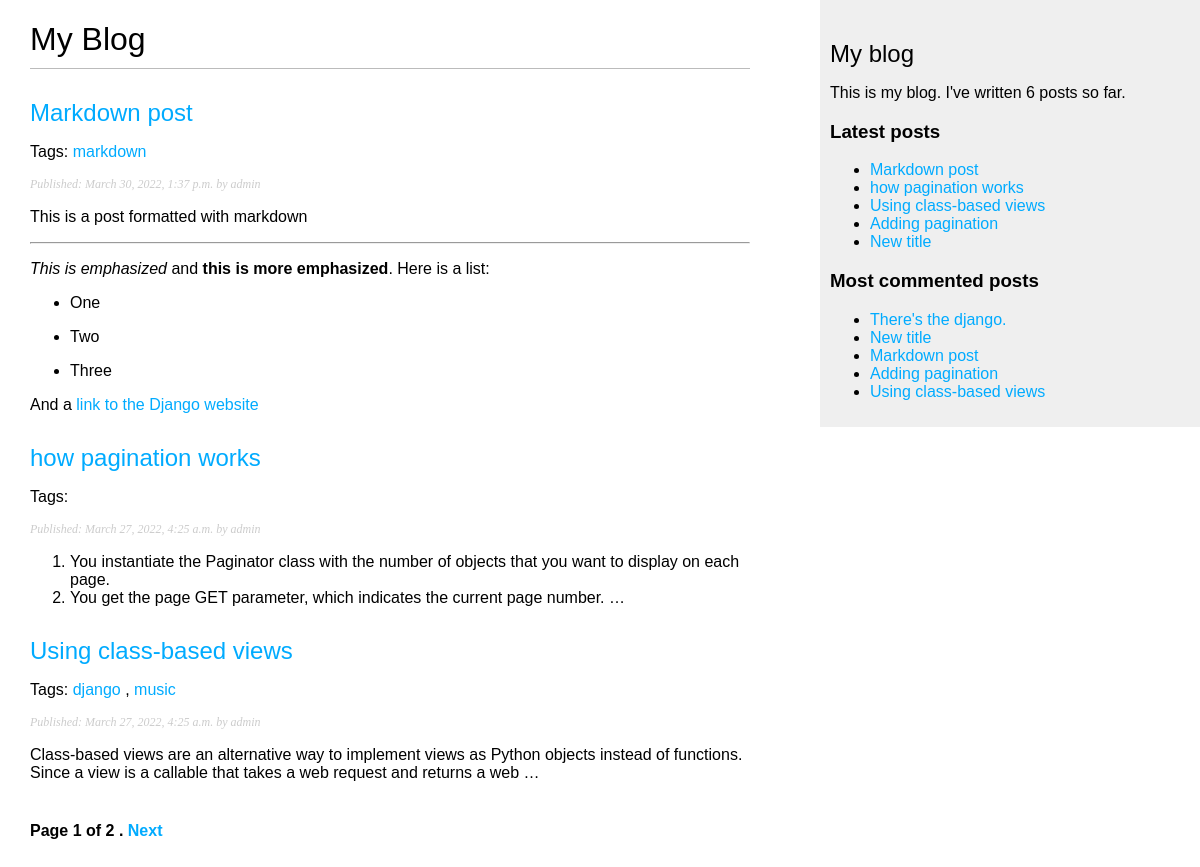
Screenshot of /blog/ with the database file from the repository.
### blog/models.py (models this page shows, shortened)
class Post(models.Model):
    STATUS_CHOICES = (
        ('draft', 'Draft'),
        ('published', 'Published')
    )
    title = models.CharField(max_length=250)
    slug = models.SlugField(max_length=250, unique_for_date='publish')
    author = models.ForeignKey(User, on_delete=models.CASCADE, related_name='blog_posts')
    body = models.TextField()
    publish = models.DateTimeField(default=timezone.now)
    created = models.DateTimeField(auto_now_add=True)
    updated = models.DateTimeField(auto_now=True)
    status = models.CharField(max_length=10, choices=STATUS_CHOICES, default='draft')
    objects = models.Manager()
    published = PublishedManager()
    tags = TaggableManager()
    class Meta:
        ordering = ('-publish',)
    def get_absolute_url(self):
        return reverse('blog:post_detail',
                       args=[self.publish.year,
                             self.publish.month,
                             self.publish.day,
                             self.slug])

### blog/views.py (the view)
# urls.py: path('', views.post_list, name='post_list'),
def post_list(request, tag_slug=None):
    objects_list = Post.published.all()
    tag = None
    if tag_slug:
        tag = get_object_or_404(Tag, slug=tag_slug)
        objects_list = objects_list.filter(tags__in=[tag])
    paginator = Paginator(objects_list, 3)
    page = request.GET.get('page')
    try:
        posts = paginator.page(page)
    except PageNotAnInteger:
        posts = paginator.page(1)
    except EmptyPage:
        posts = paginator.page(paginator.num_pages)
    return render(request, 'blog/post/list.html', {'page': page,
                                                   'posts': posts,
                                                   'tag': tag})

### blog/models.py (called while the page is built)
    def get_queryset(self):
        return super(PublishedManager,
                     self).get_queryset()\
                          .filter(status='published')

### blog/templatetags/blog_tags.py (called while the page is built)
@register.simple_tag
def total_posts():
    return Post.published.count()

@register.inclusion_tag('blog/post/latest_posts.html')
def show_latest_posts(count=5):
    latest_posts = Post.published.order_by('-publish')[:count]
    return {'latest_posts': latest_posts}

@register.simple_tag
def get_most_commented_posts(count=5):
    return Post.published.annotate(total_comments=Count('comments')).order_by('-total_comments')[:count]

@register.filter(name='markdown')
def markdown_format(text):
    return mark_safe(markdown.markdown(text))

### blog/templates/blog/post/list.html (shortened to what this page needs)
{% extends "blog/base.html" %}
{% load blog_tags %}
{% block content %}
  <h1>My Blog</h1>
  {% for post in posts %}
    <h2>
      <a href="{{ post.get_absolute_url }}">{{ post.title }}</a>
    </h2>
    <p class="tags">
      Tags:
        {% for tag in post.tags.all %}
          <a href="{% url 'blog:post_list_by_tag' tag.slug %}">{{ tag.name }}</a>
          {% if not forloop.last %},
          {% endif %}
        {% endfor %}
    </p>
    <p class="date">
      Published: {{ post.publish }} by {{ post.author }}
    </p>
    {{ post.body | markdown | truncatewords_html:30 }}
  {% endfor %}
  {% include "blog/pagination.html" with page=posts %}
{% endblock %}

### blog/templates/blog/base.html (shortened to what this page needs)
{% load blog_tags %}
{% load static %}
<!DOCTYPE html>
<html lang="en">
<head>
  <link rel="stylesheet" href="{% static 'css/blog.css' %}">
</head>
<body>
  <div id="content">
    {% block content %}
    {% endblock %}
  </div>
  <div id="sidebar">
    <h2>My blog</h2>
    <p>This is my blog. I've written {% total_posts %} posts so far.</p>
    <h3>Latest posts</h3>
    {% show_latest_posts %}
    <h3>Most commented posts</h3>
    {% get_most_commented_posts as most_commented_posts %}
    <ul>
      {% for post in most_commented_posts %}
        <li>
          <a href="{{ post.get_absolute_url }}">{{ post.title }}</a>
        </li>
      {% endfor %}
    </ul>
  </div>
</body>
</html>

### blog/templates/blog/post/latest_posts.html
<ul>
  {% for post in latest_posts %}
    <li>
      <a href="{{ post.get_absolute_url }}">{{ post.title }}</a>
    </li>
  {% endfor %}
</ul>

### blog/static/css/blog.css (style rules this page uses)
body { margin:0; padding:0; font-family:helvetica, sans-serif; }
a { color:#00abff; text-decoration:none; }
h1 { font-weight:normal; border-bottom:1px solid #bbb; padding:0 0 10px 0; }
h2 { font-weight:normal; margin:30px 0 0; }
#content { float:left; width:60%; padding:0 0 0 30px; }
#sidebar { float:right; width:30%; padding:10px; background:#efefef; height:100%; }
p.date { color:#ccc; font-family: georgia, serif; font-size: 12px; font-style: italic; }

### rows the page displays
Post: title "Markdown post", publish "March 30, 2022, 1:37 p.m.", author "admin", body "This is a post formatted with markdown This is emphasized and this is more emphasized . Here is a list: One Two Three And a link to the Django website"
Tag: name "markdown"
Post: title "how pagination works", publish "March 27, 2022, 4:25 a.m.", author "admin", body "You instantiate the Paginator class with the number of objects that you want to display on each page. You get the page GET parameter, which indicates the current page number. …"
Post: title "Using class-based views", publish "March 27, 2022, 4:25 a.m.", author "admin", body "Class-based views are an alternative way to implement views as Python objects instead of functions. Since a view is a callable that takes a web request and returns a web …"
Tag: name "django"
Tag: name "music"
Post: title "Adding pagination"
Post: title "New title"
Post: title "There's the django."

### other values shown
{{ page.number }} "1"
{{ page.paginator.num_pages }} "2"
